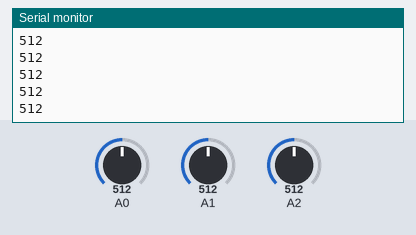
The sketch below on a simulated Arduino Uno, built with avr-gcc and run on an emulated ATmega328P. Parts: the last lines printed to the serial monitor. The inputs (shaded band) are chosen by the test bench; at power-on: A0 = 512, A1 = 512, A2 = 512.

Above: at 2.0 s.
2.1 s: A0 set to 716
At 3.2 s:
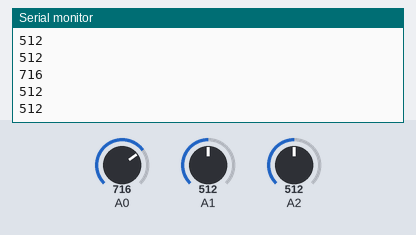
3.8 s: A1 set to 306
At 5.3 s:
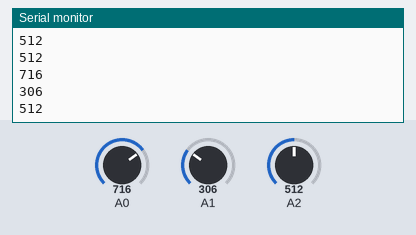
5.5 s: A2 set to 900
At 6.9 s:
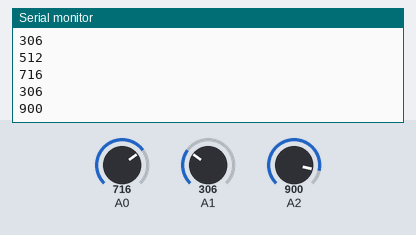
7.2 s: A2 set to 1023
At 8.2 s:
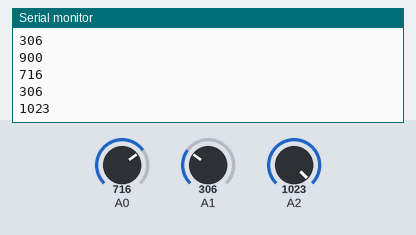
8.9 s: A1 set to 122
At 10.0 s:
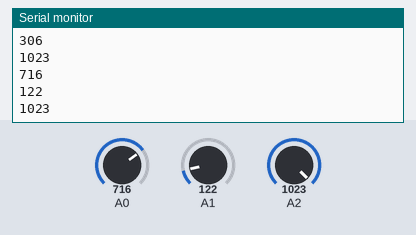
10.6 s: A0 set to 511
At 11.8 s:
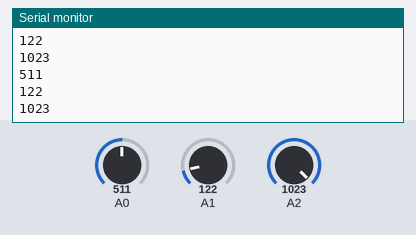
Timing chart, 0 to 13.3 s (numbered marks = the images above; inputs shaded):
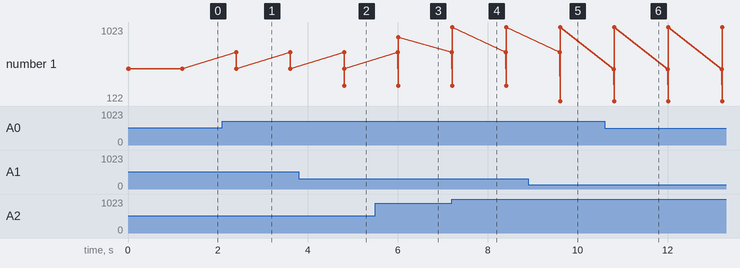

The sketch:

IR_Test.ino
```cpp
void setup() {
    Serial.begin(9600); // initialize serial communication at 9600 bits per second
}

void loop() {
    int sensorValue1 = analogRead(A0);
    int sensorValue2 = analogRead(A1);
    int sensorValue3 = analogRead(A2);// read the input on analog pin 0
    Serial.println(sensorValue1);
    Serial.println(sensorValue2);
    Serial.println(sensorValue3);// print out the value you read
    delay(1200); // wait for 1000 milliseconds
}
```

Measured:
- after the input at 2.1 s, the serial monitor: prints a new line after 0.30 s (image 1)
- after the input at 3.8 s, the serial monitor: prints a new line after 1.0 s (image 2)
- after the input at 5.5 s, the serial monitor: prints a new line after 0.52 s (image 3)
- after the input at 7.2 s, the serial monitor: prints a new line at once (image 4)
- after the input at 8.9 s, the serial monitor: prints a new line after 0.71 s (image 5)
- after the input at 10.6 s, the serial monitor: prints a new line after 0.21 s (image 6)
- plotted number 1: 512 → 900 after the input at 5.5 s, 900 → 1023 after the input at 7.2 s
